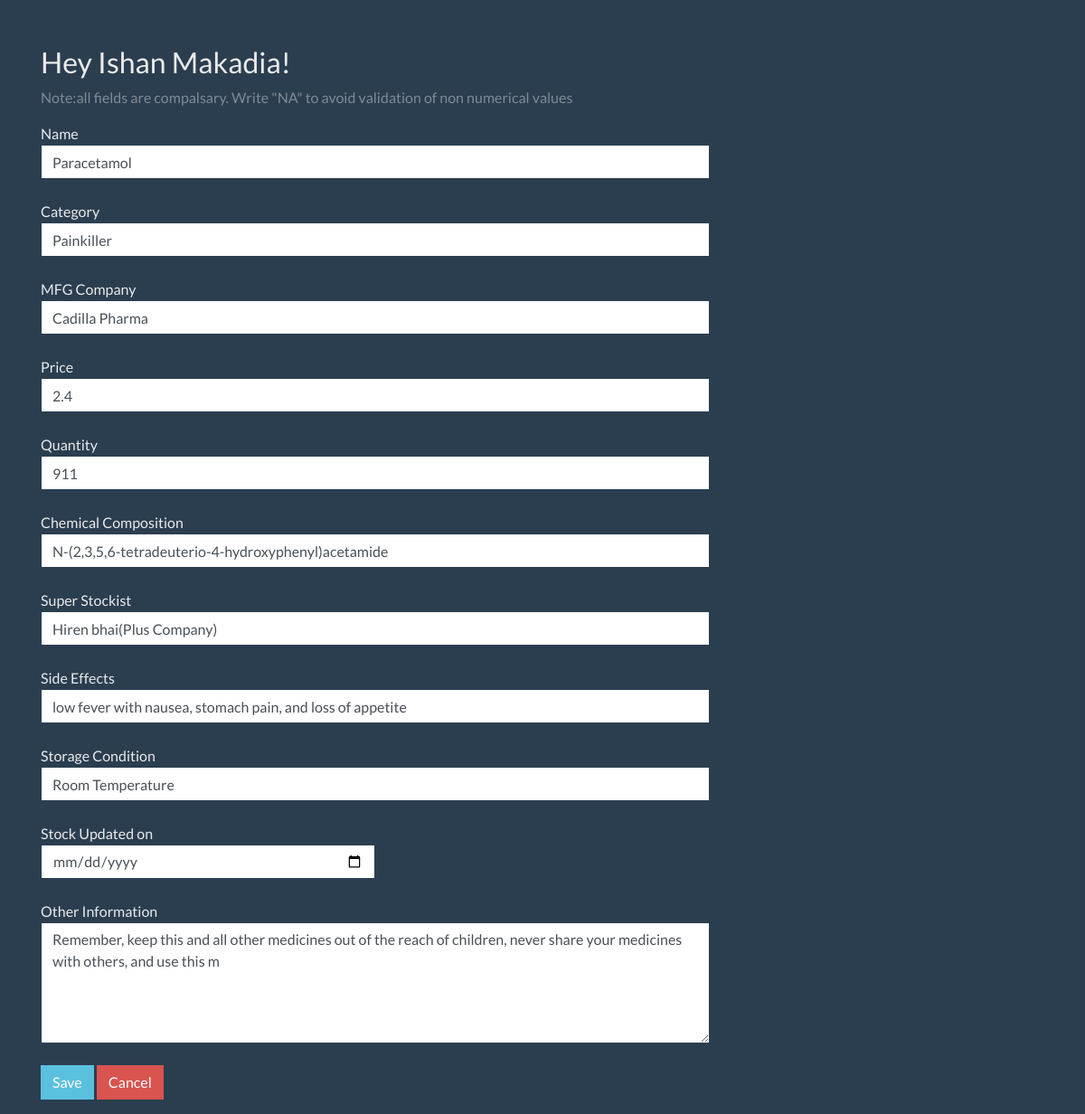
/edit.php?medicine_id=1 (signed in), run on the app's committed database.
### tables this page shows
CREATE TABLE `stock` (
  `medicine_id` int(11) NOT NULL,
  `user_id` int(11) NOT NULL,
  `name` varchar(128) DEFAULT NULL,
  `category` varchar(128) DEFAULT NULL,
  `mgf_company` varchar(128) DEFAULT NULL,
  `price` float DEFAULT NULL,
  `current_stock` int(11) DEFAULT NULL,
  `chemical_comp` varchar(128) DEFAULT NULL,
  `super_stockist` varchar(128) DEFAULT NULL,
  `date_m` date DEFAULT NULL,
  `side_effects` varchar(128) DEFAULT NULL,
  `storage_condition` varchar(128) DEFAULT NULL,
  `warning` varchar(128) DEFAULT NULL
);

### edit.php (the view, shortened to what this page needs)
<?php
require_once "pdo.php";
$stmt = $pdo->prepare("SELECT * FROM stock where medicine_id = :xyz");
$stmt->execute(array(":xyz" => $_GET['medicine_id']));
$row = $stmt->fetch(PDO::FETCH_ASSOC);
?>
<!DOCTYPE html>
<html>
<head>
    <?php require_once "bootstrap.php"; ?>
</head>
<body>
    <div class="container">
        <h2>Hey <?php echo $_SESSION['name'] ?>!</h2>
        <p class="text-muted">Note:all fields are compalsary. Write "NA" to avoid validation of non numerical values</p>
        <div class="form-group">
            <form method="post">
                Name<input type="text" class="form-control col-sm-8" placeholder="Name of medicine" name="name" value="<?php echo $row['name'] ?>"><br>
                Category<input type="text" class="form-control col-sm-8" placeholder="Category(Painkiller,antibiotic ..)" name="category" value="<?php echo $row['category'] ?>"><br>
                MFG Company<input type="text" class="form-control col-sm-8" placeholder="Manufacturing Company Name" name="mgf_company" value="<?php echo $row['mgf_company'] ?>"><br>
                Price<input type="text" class="form-control col-sm-8" placeholder="Price of 1 medicine" name="price" value="<?php echo $row['price'] ?>"><br>
                Quantity<input type="text" class="form-control col-sm-8" placeholder="Quantity" name="current_stock" value="<?php echo $row['current_stock'] ?>"><br>
                Chemical Composition<input type="text" class="form-control col-sm-8" placeholder="Chemical Composition" name="chemical_comp" value="<?php echo $row['chemical_comp'] ?>"><br>
                Super Stockist<input type="text" class="form-control col-sm-8" placeholder="Super Stockist" name="super_stockist" value="<?php echo $row['super_stockist'] ?>"><br>
                Side Effects<input type="text" class="form-control col-sm-8" placeholder="Side Effects(Separated with comma,)" name="side_effects" value="<?php echo $row['side_effects'] ?>"><br>
                Storage Condition<input type="text" class="form-control col-sm-8" placeholder="Storage Condition(Room Temperature,Cold Storage Condition,Fridge Storage Condition...)" name="storage_condition" value="<?php echo $row['storage_condition'] ?>"><br>
                Stock Updated on <input type="date" value="12-12-2000" class="form-control col-sm-4" name="date_m" value="<?php echo $row['date_m'] ?>"><br>
                Other Information<textarea class="form-control col-sm-8" placeholder="Other Information/Warning" rows="5" name="warning"><?php echo $row['warning'] ?></textarea><br>
                <button type="submit" class="btn btn-info">Save</button>
                <button type="submit" class="btn btn-danger" name="cancel">Cancel</button>
            </form>
        </div>
    </div>
</body>
</html>

### css/starter-template.css (style rules this page uses)
body { padding-top: 50px; }

### data on the page
stock: name "Paracetamol", category "Painkiller", mgf_company "Cadilla Pharma", price "2.4", current_stock "911", chemical_comp "N-(2,3,5,6-tetradeuterio-4-hydroxyphenyl)acetamide", super_stockist "Hiren bhai(Plus Company)", side_effects "low fever with nausea, stomach pain, and loss of appetite", storage_condition "Room Temperature", warning "Remember, keep this and all other medicines out of the reach of children, never share your medicines with others, and use this m"

### other printed values
$_SESSION['name'] "Ishan Makadia"
